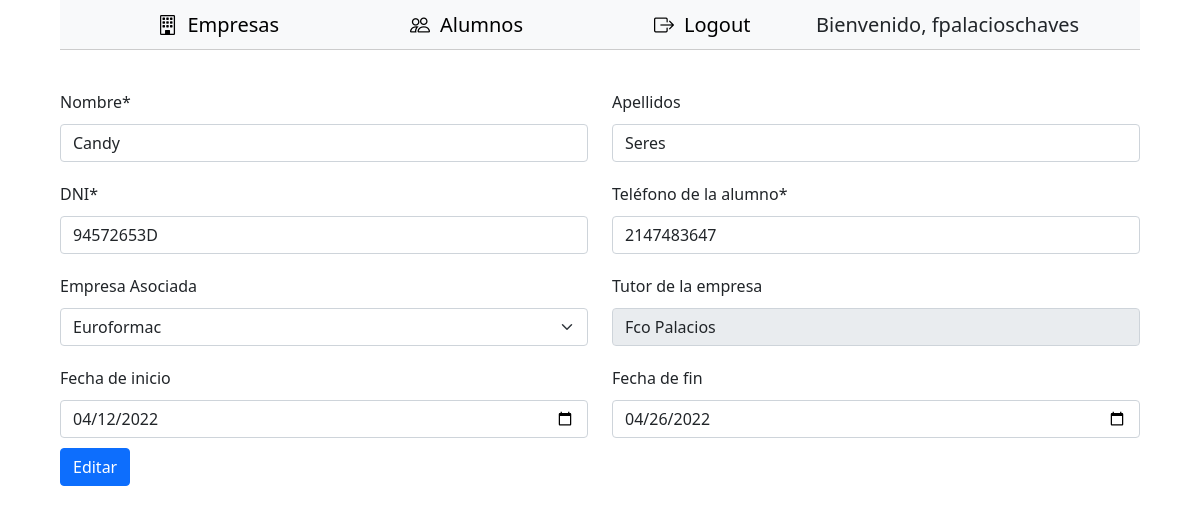
/editar_alumno.php?id_alumno=22 (signed in), run on the app's committed database.
### tables this page shows
CREATE TABLE `alumnos` (
  `id_alumno` int(11) NOT NULL,
  `nombre` varchar(25) NOT NULL,
  `apellidos` varchar(100) NOT NULL,
  `dni` varchar(9) NOT NULL,
  `telefono` int(11) NOT NULL
);

CREATE TABLE `alumno_asignado_empresa` (
  `id` int(11) NOT NULL,
  `id_alumno` int(11) NOT NULL,
  `id_empresa` int(11) NOT NULL,
  `fecha_inicio` date NOT NULL,
  `fecha_fin` date NOT NULL
);

CREATE TABLE `empresas` (
  `id_empresa` int(11) NOT NULL,
  `nombre_empresa` varchar(100) NOT NULL,
  `direccion_empresa` varchar(200) NOT NULL,
  `email_empresa` varchar(25) NOT NULL,
  `telefono_empresa` int(11) NOT NULL,
  `url_empresa` varchar(100) NOT NULL,
  `responsable_empresa` varchar(200) NOT NULL,
  `estado_empresa` enum('Por contactar','Contactado','No interesado','Interesado') NOT NULL,
  `tutor_empresa` varchar(200) NOT NULL,
  `convenio_estado` enum('Por enviar','Enviado','Firmado','') NOT NULL,
  `anexo_1_estado` enum('Por enviar','Enviado','Firmado','') NOT NULL,
  `anexo_8_estado` enum('Por enviar','Enviado','Firmado','') NOT NULL,
  `rlt_estado` enum('Por enviar','Enviado','Firmado','') NOT NULL
);

### funciones.php (called while the page is built, shortened)
<?php
class conectar_db{
    private $host   ="localhost";
    private $usuario="root";
    private $clave  ="";
    private $db     ="gestion_practicas";
    public $conexion;
    public function __construct(){
        $this->conexion = new mysqli($this->host, $this->usuario, $this->clave,$this->db)
        or die($this->conexion->connect_error);
        $this->conexion->set_charset("utf8");
    }
    public function consultar($consulta){
        $resultado = $this->conexion->query($consulta) or die($this->conexion->error);
        if($resultado)
            return $resultado;
    }
}
function leer_empresas($inicio = 0){
    $conexion = new conectar_db();
    $consulta = "SELECT * FROM empresas LIMIT $inicio,10";
    $resultado = $conexion->consultar($consulta);
    return $resultado->fetch_all(MYSQLI_ASSOC);
}
function leer_alumno($id_alumno){
    $conexion = new conectar_db();
    $consulta = "SELECT * FROM alumnos WHERE id_alumno=" . $id_alumno;
    $resultado = $conexion->consultar($consulta);
    return $resultado->fetch_all(MYSQLI_ASSOC);
}
function leer_empresa_alumno($id_alumno){
        $conexion = new conectar_db();
        $consulta = "SELECT * FROM alumno_asignado_empresa, empresas
        WHERE id_alumno=" . $id_alumno . " AND alumno_asignado_empresa.id_empresa = empresas.id_empresa";
        $resultado = $conexion->consultar($consulta);
        return $resultado->fetch_all(MYSQLI_ASSOC);
}
?>

### editar_alumno.php (the view, shortened to what this page needs)
<?php session_start();
include("./funciones.php");
$id_alumno = $_GET["id_alumno"];
$alumno = leer_alumno($id_alumno)[0];
$empresas = leer_empresas();
$empresa_asociada = leer_empresa_alumno($id_alumno)[0];
if(isset($empresa_asociada["id_empresa"])){
    $id_empresa_asociada = $empresa_asociada["id_empresa"];
    $tutor = $empresa_asociada["tutor_empresa"];
    $fecha_inicio = $empresa_asociada["fecha_inicio"];
    $fecha_fin = $empresa_asociada["fecha_fin"];
}
else{
    $id_empresa_asociada = "";
    $tutor = "";
}
?>
<!DOCTYPE html>
<html lang="en">
    <?php include("./head.php");?>
<body>
    <?php include("./header.php");?>
    <section class="container">
    <?php
    if($_POST){
        update_alumno($id_alumno, $_POST);
    }
    else{
        ?>
    <form id="editar_alumno" action="" method="POST">
        <div class="row">
            <div class="col">
                <label for="nombre">Nombre*</label>
                <input class="form-control" type="text" name="nombre" required value='<?php echo $alumno["nombre"];?>'>
            </div>
            <div class="col">
                <label for="direccion_alumno">
                    Apellidos
                </label>
                <input class="form-control" type="text" name="apellidos" value='<?php echo $alumno["apellidos"];?>'>
            </div>
        </div>
        <div class="row">
            <div class="col">
                <label for="dni">DNI*</label>
                <input class="form-control" type="text" name="dni" required value='<?php echo $alumno["dni"];?>'>
            </div>
            <div class="col">
                <label for="telefono">Teléfono de la alumno*</label>
                <input class="form-control" type="text" name="telefono" required value='<?php echo $alumno["telefono"];?>'>
            </div>
        </div>
        <div class="row">
        <div class="col">
        <label for="Empresa asociada">Empresa Asociada</label>
                <select class="form-select" name="empresa_asociada" id="empresa_asociada" onchange="leer_tutor();">
                    <?php foreach($empresas as $empresa){?>
                    <option
                        value="<?php echo $empresa["id_empresa"];?>"
                        <?php if($empresa["id_empresa"] == $id_empresa_asociada){?>
                            selected
                            <?php }?>
                        >
                        <?php echo $empresa["nombre_empresa"];?>
                    </option>
                    <?php }?>
                </select>
            </div>
            <div class="col">
                <label for="tutor_empresa">Tutor de la empresa</label>
                <input class="form-control" type="text" name="tutor_empresa" id="tutor_empresa" value='<?php echo $tutor;?>' disabled>
            </div>
        </div>
        <div class="row" id="fechas_practicas" style="display:<?php if($tutor != ''){ echo 'flex'; } else {echo 'none';}?>;">
            <div class="col">
                <label for="fecha_inicio">Fecha de inicio</label>
                <input class="form-control" type="date" name="fecha_inicio" id="fecha_inicio" value='<?php echo $fecha_inicio;?>'>
            </div>
            <div class="col">
                <label for="fecha_fin">Fecha de fin</label>
                <input class="form-control" type="date" name="fecha_fin" id="fecha_fin" value='<?php echo $fecha_fin;?>'>
            </div>
        </div>
        <input type="submit" value="Editar" class="btn btn-primary">
    </form>
        <?php } ?>
    </section>
</body>
</html>

### css/estilos.css (style rules this page uses)
body { width: 90%; margin: 0 auto; }
input[type="text"], input[type="password"] { width: 100%; }
.container { padding: 50px 0; margin-top: 20px; }
#editar_alumno label { margin-top: 20px; margin-right: 10px; width: 250px; }
#editar_alumno select { margin-top: 10px; }
#editar_empresa input, #editar_alumno input, #editar_alumno textarea { margin-top: 10px; }
#fechas_practicas { display: flex; }

### data on the page
alumnos: nombre "Candy", apellidos "Seres", dni "94572653D", telefono "2147483647"
alumno_asignado_empresa: tutor_empresa "Fco Palacios", fecha_inicio "04/12/2022", fecha_fin "04/26/2022"

### other printed values
$_SESSION["usuario"] "fpalacioschaves"
form field empresa_asociada "Euroformac"
